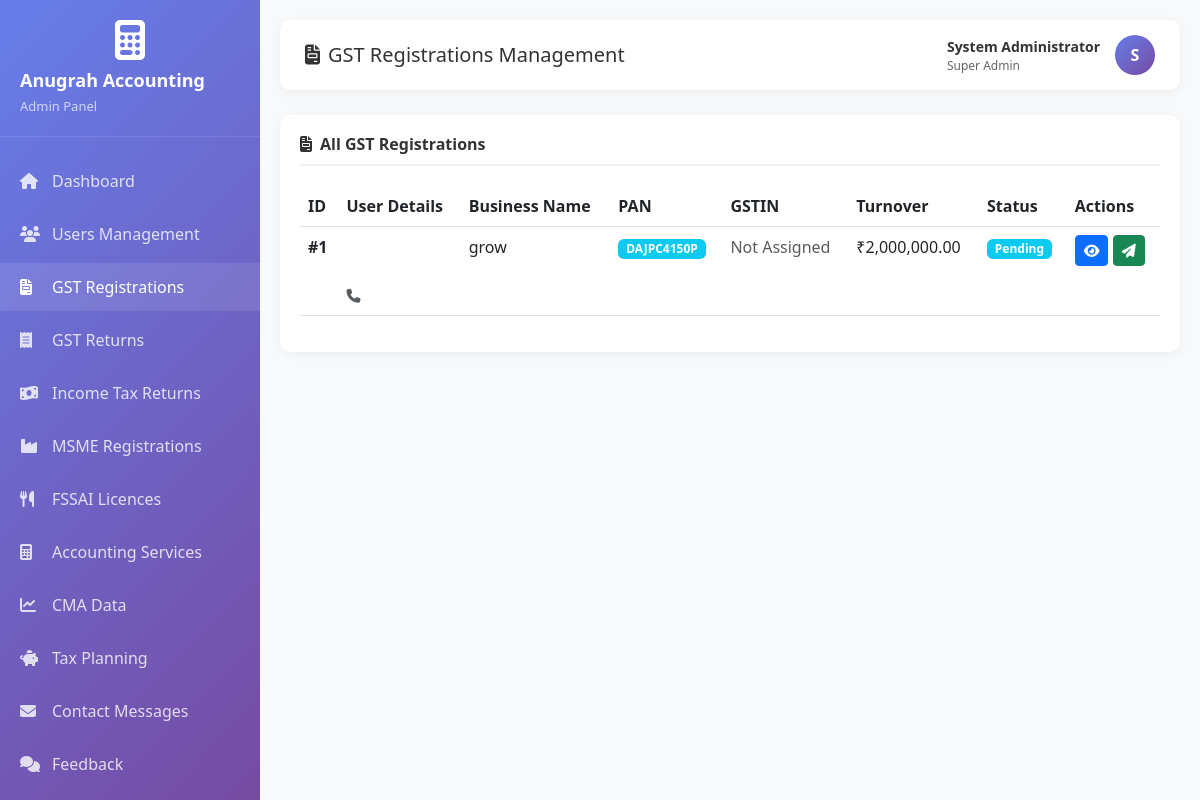
The app's page /integrated_admin_gst.php (signed in) with its own data.
### tables this page shows
CREATE TABLE IF NOT EXISTS `gst_registrations` (
  `id` int(11) NOT NULL AUTO_INCREMENT,
  `user_name` varchar(255) DEFAULT NULL,
  `user_email` varchar(255) DEFAULT NULL,
  `user_phone` varchar(20) DEFAULT NULL,
  `user_id` int(11) DEFAULT NULL,
  `business_name` varchar(255) NOT NULL,
  `business_type` varchar(100) DEFAULT NULL,
  `pan_number` varchar(10) NOT NULL,
  `business_address` text,
  `state` varchar(100) DEFAULT NULL,
  `pincode` varchar(10) DEFAULT NULL,
  `business_activity` text,
  `estimated_turnover` decimal(15,2) DEFAULT NULL,
  `gstin` varchar(15) DEFAULT NULL,
  `registration_date` date DEFAULT NULL,
  `certificate_path` varchar(255) DEFAULT NULL,
  `documents` text,
  `notes` text,
  `registration_urgency` varchar(20) DEFAULT 'Standard',
  `status` varchar(20) DEFAULT 'Pending',
  `assigned_to` int(11) DEFAULT NULL,
  `created_at` timestamp NOT NULL DEFAULT CURRENT_TIMESTAMP,
  `updated_at` timestamp NOT NULL DEFAULT CURRENT_TIMESTAMP ON UPDATE CURRENT_TIMESTAMP,
  `submitted_at` timestamp NULL DEFAULT CURRENT_TIMESTAMP,
  PRIMARY KEY (`id`),
  KEY `idx_user_id` (`user_id`),
  KEY `idx_pan` (`pan_number`),
  KEY `idx_gstin` (`gstin`),
  KEY `idx_status` (`status`),
  KEY `idx_assigned_to` (`assigned_to`),
  KEY `idx_user_email` (`user_email`(191)),
  KEY `idx_user_phone` (`user_phone`)
);

### integrated_admin_gst.php (the view, shortened to what this page needs)
<?php
require_once 'db_config.php';
$adminName = $_SESSION['admin_name'];
$adminRole = $_SESSION['admin_role'];
$registrations = $conn->query("SELECT gr.*, u.name as user_name, u.email, u.phone, a.full_name as assigned_name
    FROM gst_registrations gr
    LEFT JOIN users u ON gr.user_id = u.id
    LEFT JOIN admin_users a ON gr.assigned_to = a.id
    ORDER BY gr.created_at DESC");
?>
<!DOCTYPE html>
<html lang="en">
<head>
    <link href="https://cdn.jsdelivr.net/npm/bootstrap@5.3.0/dist/css/bootstrap.min.css" rel="stylesheet">
    <link href="https://cdnjs.cloudflare.com/ajax/libs/font-awesome/6.4.0/css/all.min.css" rel="stylesheet">
</head>
<body>
    <div class="sidebar">
        <div class="sidebar-header">
            <div class="text-center">
                <i class="fas fa-calculator" style="font-size: 40px; color: white; margin-bottom: 10px;"></i>
            </div>
            <h4>Anugrah Accounting</h4>
            <p>Admin Panel</p>
        </div>
        <ul class="sidebar-menu">
            <li><a href="admin_dashboard.php"><i class="fas fa-home"></i> Dashboard</a></li>
            <li><a href="admin_users.php"><i class="fas fa-users"></i> Users Management</a></li>
            <li><a href="admin_gst_reg.php" class="active"><i class="fas fa-file-invoice"></i> GST Registrations</a></li>
            <li><a href="admin_gst_returns.php"><i class="fas fa-receipt"></i> GST Returns</a></li>
            <li><a href="admin_income_tax.php"><i class="fas fa-money-bill-wave"></i> Income Tax Returns</a></li>
            <li><a href="admin_msme.php"><i class="fas fa-industry"></i> MSME Registrations</a></li>
            <li><a href="admin_fssai.php"><i class="fas fa-utensils"></i> FSSAI Licences</a></li>
            <li><a href="admin_accounting.php"><i class="fas fa-calculator"></i> Accounting Services</a></li>
            <li><a href="admin_cma.php"><i class="fas fa-chart-line"></i> CMA Data</a></li>
            <li><a href="admin_tax_planning.php"><i class="fas fa-piggy-bank"></i> Tax Planning</a></li>
            <li><a href="admin_messages.php"><i class="fas fa-envelope"></i> Contact Messages</a></li>
            <li><a href="admin_feedback.php"><i class="fas fa-comments"></i> Feedback</a></li>
            <li><a href="admin_notifications.php"><i class="fas fa-bell" style="position: relative;"></i> Notifications</a></li>
        </ul>
    </div>
    <div class="main-content">
        <div class="top-nav">
            <h5><i class="fas fa-file-invoice me-2"></i>GST Registrations Management</h5>
            <div class="admin-info">
                <div>
                    <div style="font-size: 14px; font-weight: 600; color: #333;"><?php echo htmlspecialchars($adminName); ?></div>
                    <div style="font-size: 12px; color: #666;"><?php echo htmlspecialchars($adminRole); ?></div>
                </div>
                <div class="admin-avatar"><?php echo strtoupper(substr($adminName, 0, 1)); ?></div>
            </div>
        </div>
        <div class="table-card">
            <h6><i class="fas fa-file-invoice me-2"></i>All GST Registrations</h6>
            <div class="table-responsive">
                <table class="table table-hover">
                    <thead>
                        <tr>
                            <th>ID</th>
                            <th>User Details</th>
                            <th>Business Name</th>
                            <th>PAN</th>
                            <th>GSTIN</th>
                            <th>Turnover</th>
                            <th>Status</th>
                            <th>Actions</th>
                        </tr>
                    </thead>
                    <tbody>
                        <?php while($reg = $registrations->fetch_assoc()): ?>
                        <tr>
                            <td><strong>#<?php echo $reg['id']; ?></strong></td>
                            <td>
                                <strong><?php echo htmlspecialchars($reg['user_name']); ?></strong><br>
                                <small class="text-muted"><?php echo htmlspecialchars($reg['email']); ?></small><br>
                                <small class="text-muted"><i class="fas fa-phone"></i> <?php echo htmlspecialchars($reg['phone']); ?></small>
                            </td>
                            <td><?php echo htmlspecialchars($reg['business_name']); ?></td>
                            <td><span class="badge bg-info"><?php echo htmlspecialchars($reg['pan_number']); ?></span></td>
                            <td>
                                <?php if($reg['gstin']): ?>
                                    <span class="badge bg-success"><?php echo htmlspecialchars($reg['gstin']); ?></span>
                                <?php else: ?>
                                    <span class="text-muted">Not Assigned</span>
                                <?php endif; ?>
                            </td>
                            <td>₹<?php echo number_format($reg['estimated_turnover'], 2); ?></td>
                            <td>
                                <?php
                                $statusClass = 'secondary';
                                if($reg['status'] == 'Completed') $statusClass = 'success';
                                elseif($reg['status'] == 'In Progress') $statusClass = 'warning';
                                elseif($reg['status'] == 'Pending') $statusClass = 'info';
                                ?>
                                <span class="badge bg-<?php echo $statusClass; ?>"><?php echo $reg['status']; ?></span>
                            </td>
                            <td>
                                <button class="btn btn-sm btn-primary" data-bs-toggle="modal" data-bs-target="#viewModal<?php echo $reg['id']; ?>" title="View">
                                    <i class="fas fa-eye"></i>
                                </button>
                                <button class="btn btn-sm btn-success" data-bs-toggle="modal" data-bs-target="#updateModal<?php echo $reg['id']; ?>" title="Update & Notify">
                                    <i class="fas fa-paper-plane"></i>
                                </button>
                            </td>
                        </tr>
                        <?php endwhile; ?>
                    </tbody>
                </table>
            </div>
        </div>
    </div>
</body>
</html>

### integrated_admin_gst.php (style rules this page uses)
* { margin: 0; padding: 0; box-sizing: border-box; }
body { font-family: 'Segoe UI', Tahoma, Geneva, Verdana, sans-serif; background-color: #f8f9fa; }
.sidebar { position: fixed; top: 0; left: 0; height: 100vh; width: 260px; background: linear-gradient(135deg, #667eea 0%, #764ba2 100%); padding: 20px 0; overflow-y: auto; z-index: 1000; }
.sidebar-header { padding: 0 20px 20px; border-bottom: 1px solid rgba(255,255,255,0.1); margin-bottom: 20px; }
.sidebar-header h4 { color: white; font-size: 18px; font-weight: 600; margin-bottom: 5px; }
.sidebar-header p { color: rgba(255,255,255,0.7); font-size: 13px; margin: 0; }
.sidebar-menu { list-style: none; padding: 0; }
.sidebar-menu li { margin-bottom: 5px; }
.sidebar-menu a { display: flex; align-items: center; padding: 12px 20px; color: rgba(255,255,255,0.8); text-decoration: none; transition: all 0.3s; }
.sidebar-menu a:hover, .sidebar-menu a.active { background: rgba(255,255,255,0.1); color: white; }
.sidebar-menu i { width: 20px; margin-right: 12px; font-size: 16px; }
.main-content { margin-left: 260px; padding: 20px; }
.top-nav { background: white; padding: 15px 25px; border-radius: 10px; margin-bottom: 25px; box-shadow: 0 2px 10px rgba(0,0,0,0.05); display: flex; justify-content: space-between; align-items: center; }
.top-nav h5 { margin: 0; color: #333; }
.admin-info { display: flex; align-items: center; gap: 15px; }
.admin-avatar { width: 40px; height: 40px; border-radius: 50%; background: linear-gradient(135deg, #667eea 0%, #764ba2 100%); display: flex; align-items: center; justify-content: center; color: white; font-weight: 600; }
.table-card { background: white; border-radius: 10px; padding: 20px; box-shadow: 0 2px 10px rgba(0,0,0,0.05); }
.table-card h6 { color: #333; font-weight: 600; margin-bottom: 20px; padding-bottom: 10px; border-bottom: 2px solid #f0f0f0; }

### records on screen
gst_registrations: id "1", business_name "grow", pan_number "DAJPC4150P", shows "Not Assigned", estimated_turnover "2,000,000.00", status "Pending"

### other values on screen
$adminName "System Administrator"
$adminRole "Super Admin"
substr($adminName, 0, 1) "S"
